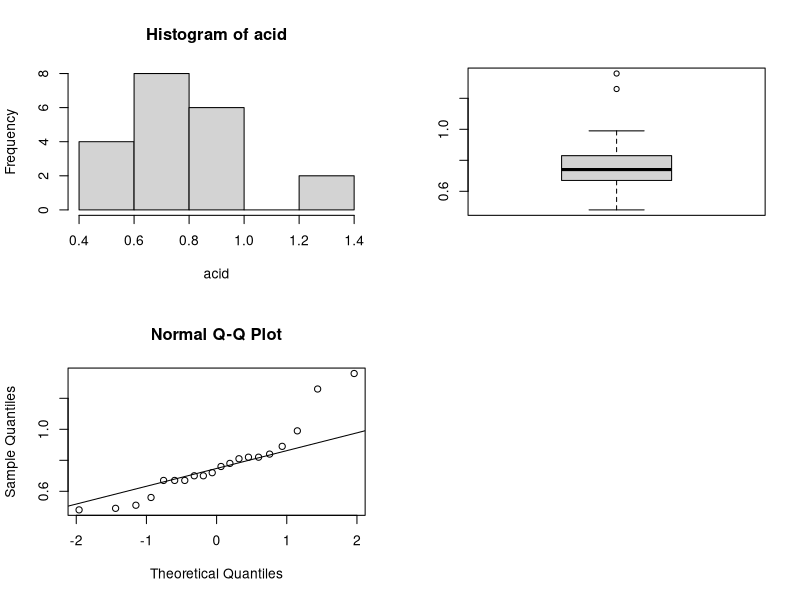

R code for this plot:
# Below are the serum acid phosphatase levels in 20 prostate cancer patients 
# whose cancer has spread to surrounding lymph nodes
acid <- c(0.56, 0.67, 0.99, 1.36, 0.82, 0.48, 0.51, 0.49, 0.84, 0.81,
          0.76, 0.70, 0.78, 0.70, 0.67, 0.82, 0.67, 0.72, 0.89, 1.26)

# Plots
par(mfrow = c(2, 2))
hist(acid)
boxplot(acid)
qqnorm(acid)  # If normally distributed, the points should fall on or near the
qqline(acid)  # line

# Hypothesis:
#
# H0: mu = 0.645  vs. H1: mu > 0.645
#
# Run a one-sample t-test
t.test(acid,                     # sample values
       alternative = "greater",  # since H1 involves a ">" sign
       mu = 0.645,               # status quo
       conf.level = 0.95)        # no significance level given

# Sample mean
mean(acid)
